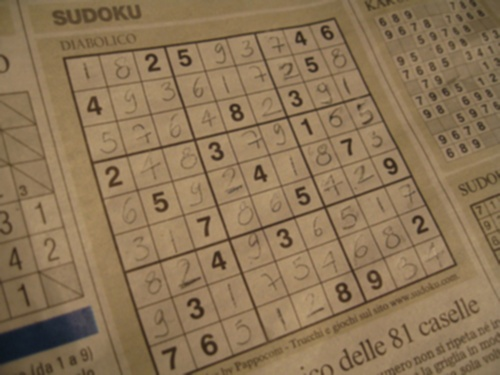
#> input picture test.jpg, 500 x 375 px
$ python -i get_graph_dimentions.py   (imports and definitions only)
#> lines starting #> are read from the running program, lines starting #| are printed output that depends on the picture
#> further down, picture is the input picture: shape (375, 500, 3); mean B, G, R 86, 116.6, 140
from cv2 import cv2
import numpy as np


def get_dim(img):
    l, r, t, b = 10000, 0, 10000, 0
    gray = cv2.cvtColor(img, cv2.COLOR_BGR2GRAY)
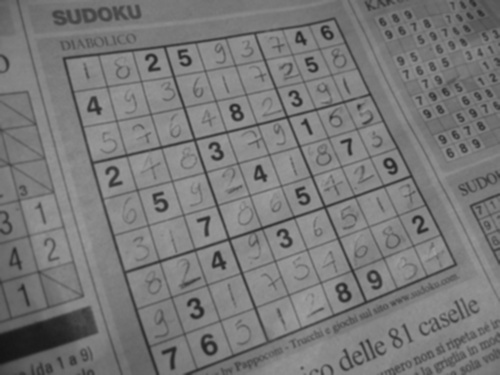
#> gray: shape (375, 500); min 20, max 159, mean 120.1
    edges = cv2.Canny(gray, 100, 100)
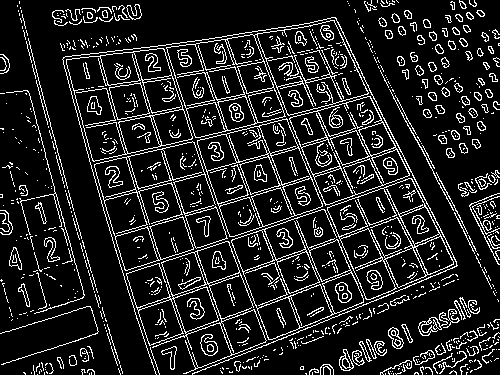
#> edges: shape (375, 500); 13.5% white in thin lines or dots
    # cv2.imshow('edges', edges)
    # cv2.waitKey(0)

    lines = cv2.HoughLinesP(edges, 1, np.pi / 180, 10, minLineLength=50)
#> lines = [[412, 174, 438, 225], [411, 178, 439, 233]]
    for line in lines:
        for x1, y1, x2, y2 in line:
            # print(x1, y1, x2, y2)
            if abs(x1 - x2) < 20:
                x = int((x1 + x2) / 2)
                l, r = min(l, x), max(r, x)
            if abs(y1 - y2) < 20:
                y = int((y1 + y2) / 2)
                t, b = min(t, y), max(b, y)
#> this loop made 2 passes

    # [6 lines of commented-out code are left out]

    return 60 * 25, 160, l, r, t, b

>>> import cv2
>>> picture = cv2.imread('test.jpg')
>>> result = get_dim(picture)
#> result = (1500, 160, 10000, 0, 10000, 0)
